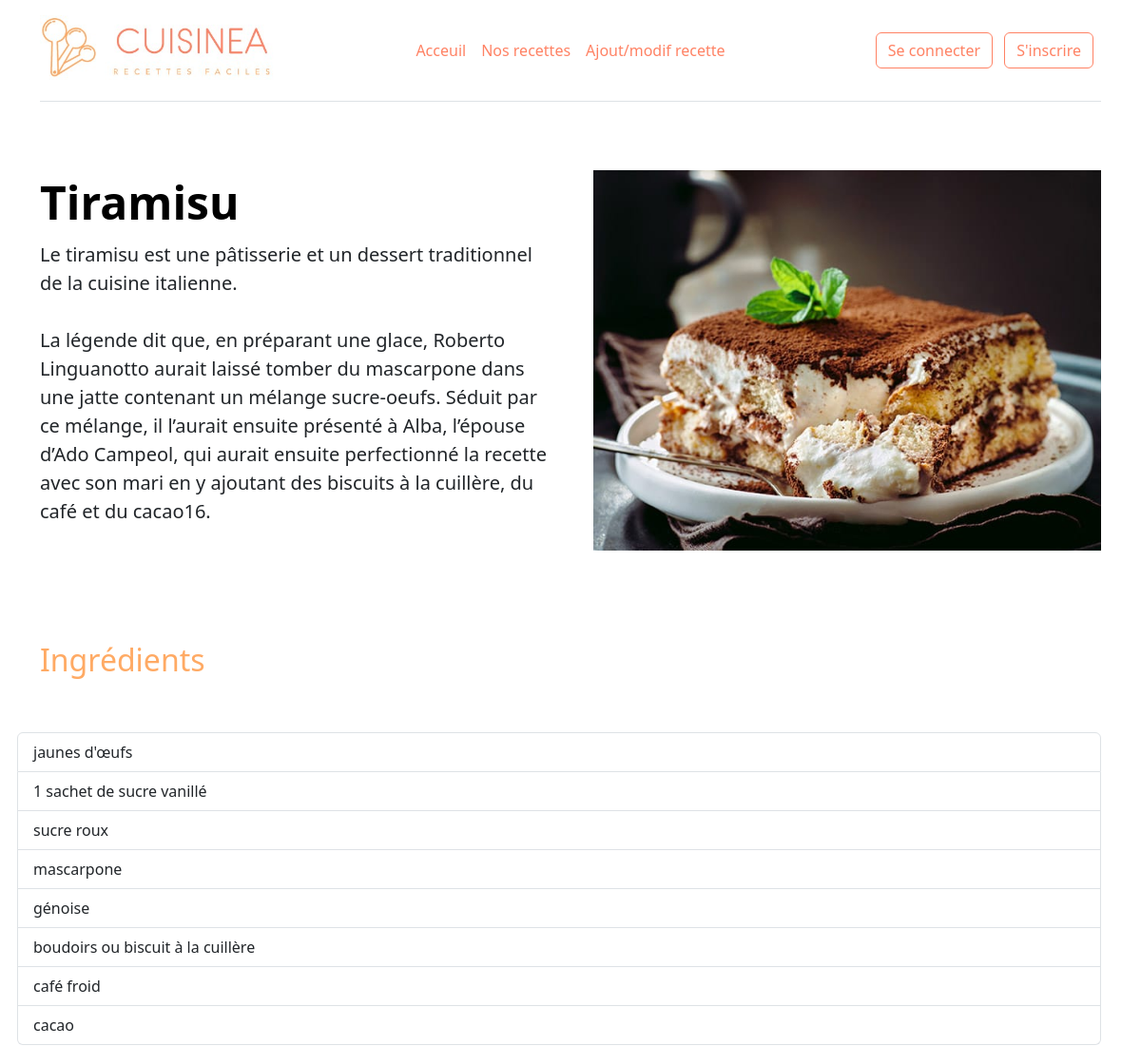
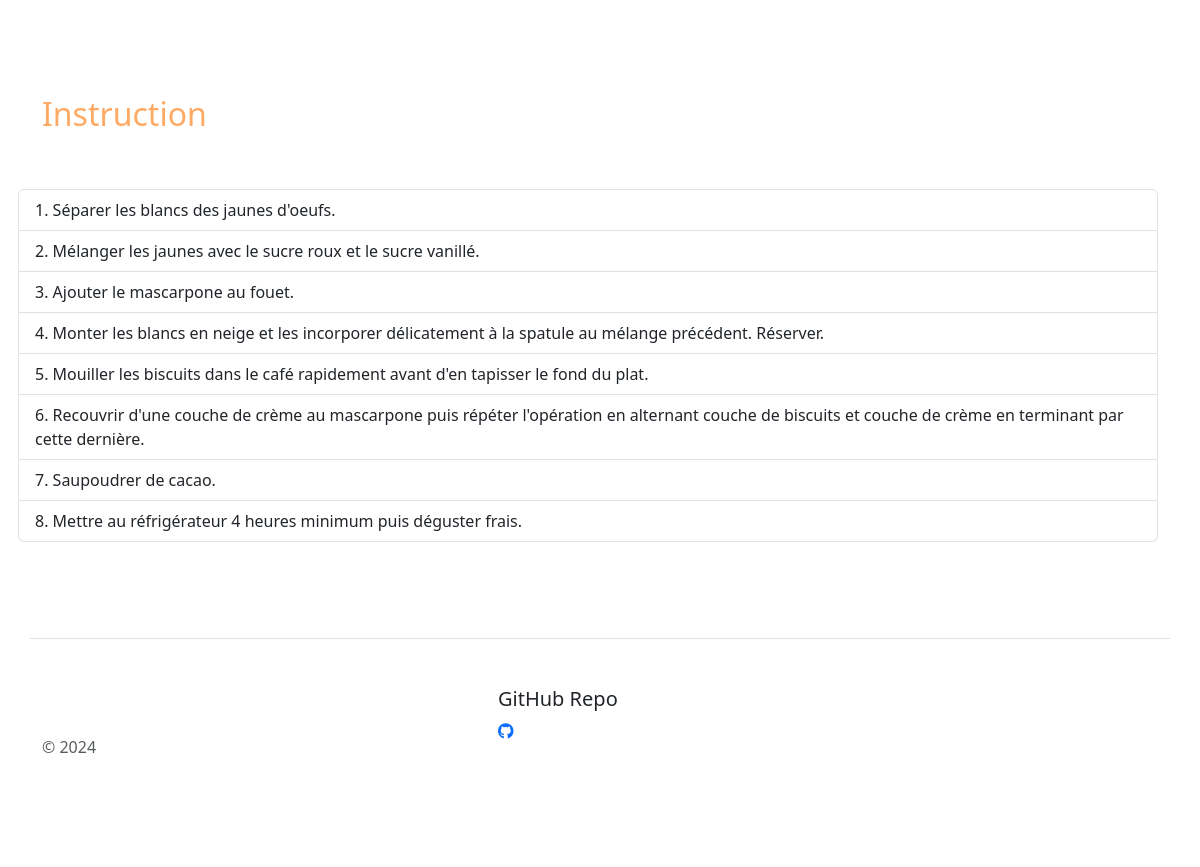
Screenshot of /recette.php?id=5 with the database file from the repository (2 pictures, top to bottom).
### tables this page shows
CREATE TABLE IF NOT EXISTS recipes (
    id INT AUTO_INCREMENT PRIMARY KEY,
    category_id INT,
    title VARCHAR(255) NOT NULL,
    description TEXT,
    ingredients TEXT,
    instructions TEXT,
    image VARCHAR(255),
    FOREIGN KEY (category_id) REFERENCES categories(id)
);

### lib/recipe.php (called while the page is built, shortened)
<?php
function getRecipeById(PDO $pdo, int $id)
{
  $query = $pdo->prepare("SELECT * FROM recipes Where id = :id");
  $query->bindParam(':id', $id, PDO::PARAM_INT);
  $query->execute();
  return $query->fetch();
}
function getRecipeImage(string|null $image)
{
  if ($image === null) {
    return _ASSETS_IMG_PATH_ . 'recipe_default.jpg';
  } else {
    return _RECIPES_IMG_PATH_ . $image;
  }
}

### lib/tools.php (called while the page is built, shortened)
<?php
function linesToArray(string $string) {
  return explode(PHP_EOL, $string);
}

### recette.php (the view, shortened to what this page needs)
<?php
require_once('lib/recipe.php');
include('templates/header.php');
require_once('lib/tools.php');
$id = (int)$_GET['id'];
$recipe = getRecipeById($pdo, $id);
if ($recipe) {
  $ingridients = linesToArray($recipe['ingredients']);
  $instructions = linesToArray($recipe['instructions']);
?>
<div class="row flex-lg-row-reverse align-items-center g-5 py-5">
  <div class="col-10 col-sm-8 col-lg-6">
    <img src="<?=getRecipeImage($recipe['image']); ?>" class="d-block mx-lg-auto img-fluid" alt="<?= $recipe['title']?>" width="700" height="500" loading="lazy">
  </div>
  <div class="col-lg-6">
    <h1 class="display-5 fw-bold text-body-emphasis lh-1 mb-3"><?= $recipe['title']?></h1>
    <p class="lead"><?=nl2br($recipe['description']);?></p>
  </div>
</div>
<div class="row flex-lg-row-reverse align-items-center g-5 py-5">
  <h2>Ingrédients</h2>
  <ul class="list-group">
    <?php foreach ($ingridients as $key => $ingridiant) { ?>
      <li class="list-group-item"><?=$ingridiant; ?></li>
    <?php } ?>
  </ul>
</div>
<div class="row flex-lg-row-reverse align-items-center g-5 py-5">
  <h2>Instruction</h2>
  <ol class="list-group list-group-numbered">
    <?php foreach ($instructions as $key => $instruction) { ?>
      <li class="list-group-item"><?=$instruction; ?></li>
    <?php } ?>
  </ol>
</div>
<?php } else { ?>
  <div class="row text-center">
  <h1>Recette introuvable</h1>
  </div>
<?php } ?>
<?php
include('templates/footer.php');
?>

### rows the page displays
recipes: image (picture), title "Tiramisu", description "Le tiramisu est une pâtisserie et un dessert traditionnel de la cuisine italienne. La légende dit que, en préparant une glace, Roberto Linguanotto aurait laissé tomber du mascarpone dans une jatte contenant un mélange sucre-oeufs. Séduit par ce mélange, il l’aurait ensuite présenté à Alba, l’épouse d’Ado Campeol, qui aurait ensuite perfectionné la recette avec son mari en y ajoutant des biscuits à la cuillère, du café et du cacao16.", ingredients "jaunes d'œufs", ingredients "1 sachet de sucre vanillé", ingredients "sucre roux", ingredients "mascarpone", ingredients "génoise", ingredients "boudoirs ou biscuit à la cuillère", ingredients "café froid", ingredients "cacao", instructions "Séparer les blancs des jaunes d'oeufs.", instructions "Mélanger les jaunes avec le sucre roux et le sucre vanillé.", instructions "Ajouter le mascarpone au fouet.", instructions "Monter les blancs en neige et les incorporer délicatement à la spatule au mélange précédent. Réserver.", instructions "Mouiller les biscuits dans le café rapidement avant d'en tapisser le fond du plat.", instructions "Recouvrir d'une couche de crème au mascarpone puis répéter l'opération en alternant couche de biscuits et couche de crème en terminant par cette dernière.", instructions "Saupoudrer de cacao.", instructions "Mettre au réfrigérateur 4 heures minimum puis déguster frais."

### other values shown
$value "Acceuil"
$value "Nos recettes"
$value "Ajout/modif recette"
